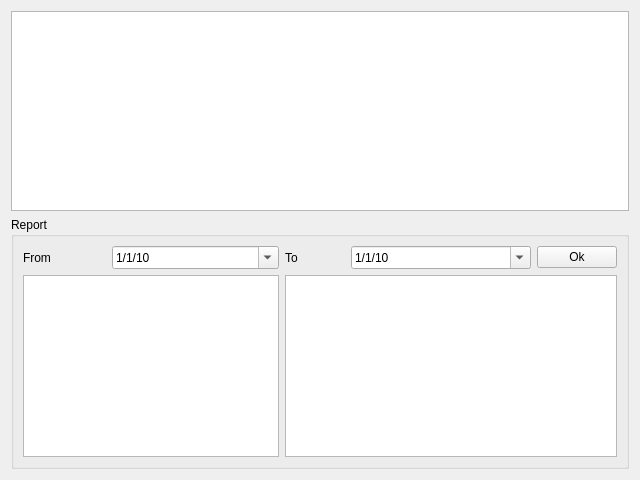
<?xml version="1.0" encoding="UTF-8"?>
<ui version="4.0">
 <class>managementCategoryUi</class>
 <widget class="QWidget" name="managementCategoryUi">
  <property name="geometry">
   <rect>
    <x>0</x>
    <y>0</y>
    <width>640</width>
    <height>480</height>
   </rect>
  </property>
  <property name="windowTitle">
   <string>Form</string>
  </property>
  <layout class="QGridLayout" name="gridLayout_2">
   <item row="0" column="0">
    <widget class="simpleTable" name="tableCategory">
     <property name="minimumSize">
      <size>
       <width>0</width>
       <height>200</height>
      </size>
     </property>
    </widget>
   </item>
   <item row="1" column="0">
    <widget class="QGroupBox" name="groupSelect">
     <property name="title">
      <string>Report</string>
     </property>
     <layout class="QGridLayout" name="gridLayout">
      <item row="0" column="0">
       <widget class="QLabel" name="labelFrom">
        <property name="text">
         <string>From</string>
        </property>
       </widget>
      </item>
      <item row="0" column="4" colspan="3">
       <widget class="QDateEdit" name="dateTo">
        <property name="dateTime">
         <datetime>
          <hour>0</hour>
          <minute>0</minute>
          <second>0</second>
          <year>2010</year>
          <month>1</month>
          <day>1</day>
         </datetime>
        </property>
        <property name="currentSection">
         <enum>QDateTimeEdit::DaySection</enum>
        </property>
        <property name="displayFormat">
         <string>d/M/yy</string>
        </property>
        <property name="calendarPopup">
         <bool>true</bool>
        </property>
       </widget>
      </item>
      <item row="0" column="7">
       <widget class="QPushButton" name="buttonOk">
        <property name="text">
         <string>Ok</string>
        </property>
        <property name="icon">
         <iconset resource="../../../core/res.qrc">
          <normaloff>:/conferma24x24.png</normaloff>:/conferma24x24.png</iconset>
        </property>
       </widget>
      </item>
      <item row="1" column="0" rowspan="2" colspan="3">
       <widget class="QTableView" name="tableView"/>
      </item>
      <item row="1" column="3" rowspan="2" colspan="5">
       <widget class="QTreeView" name="tableViewDetailed">
        <property name="editTriggers">
         <set>QAbstractItemView::NoEditTriggers</set>
        </property>
        <property name="selectionMode">
         <enum>QAbstractItemView::NoSelection</enum>
        </property>
        <property name="selectionBehavior">
         <enum>QAbstractItemView::SelectRows</enum>
        </property>
       </widget>
      </item>
      <item row="0" column="1" colspan="2">
       <widget class="QDateEdit" name="dateFrom">
        <property name="dateTime">
         <datetime>
          <hour>0</hour>
          <minute>0</minute>
          <second>0</second>
          <year>2010</year>
          <month>1</month>
          <day>1</day>
         </datetime>
        </property>
        <property name="currentSection">
         <enum>QDateTimeEdit::DaySection</enum>
        </property>
        <property name="displayFormat">
         <string>d/M/yy</string>
        </property>
        <property name="calendarPopup">
         <bool>true</bool>
        </property>
       </widget>
      </item>
      <item row="0" column="3">
       <widget class="QLabel" name="labelTo">
        <property name="text">
         <string>To</string>
        </property>
       </widget>
      </item>
     </layout>
    </widget>
   </item>
  </layout>
 </widget>
 <customwidgets>
  <customwidget>
   <class>simpleTable</class>
   <extends>QTableView</extends>
   <header location="global">simpletable.h</header>
  </customwidget>
 </customwidgets>
 <resources>
  <include location="../../../core/res.qrc"/>
 </resources>
 <connections>
  <connection>
   <sender>buttonOk</sender>
   <signal>clicked()</signal>
   <receiver>managementCategoryUi</receiver>
   <slot>okPressed()</slot>
   <hints>
    <hint type="sourcelabel">
     <x>543</x>
     <y>260</y>
    </hint>
    <hint type="destinationlabel">
     <x>319</x>
     <y>239</y>
    </hint>
   </hints>
  </connection>
 </connections>
 <slots>
  <slot>okPressed()</slot>
  <slot>allPressed(int)</slot>
 </slots>
</ui>
